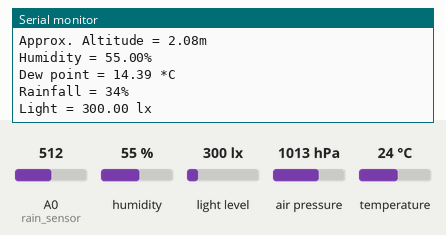
Simulated run of this sketch. Board: Arduino Uno, built with avr-gcc and run on an emulated ATmega328P. Shown: the last lines printed to the serial monitor. Inputs (shaded band) come from the test bench; at power-on: humidity 55 %, A0 (rain_sensor) = 512, light level 300 lx, air pressure 1013 hPa, temperature 24 °C. No radio packets arrive unless stated.

Above: at 1.2 s.
1.3 s: humidity set to 22 %
7.3 s: A0 (rain_sensor) set to 716
At 11.6 s:
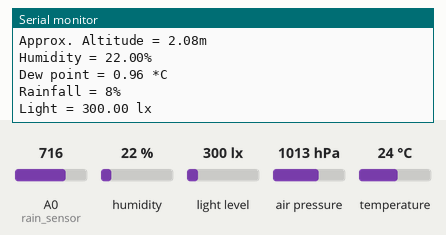
13.3 s: light level set to 40 lx
19.3 s: air pressure set to 952 hPa
At 20.9 s:
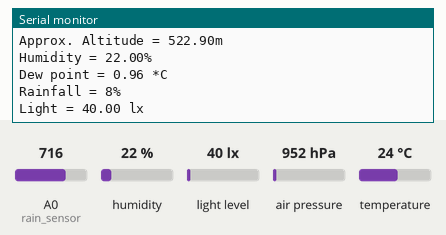
25.3 s: A0 (rain_sensor) set to 992
At 31.1 s:
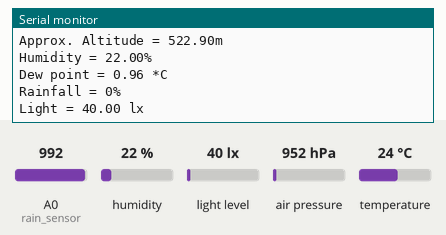
31.3 s: temperature set to 12 °C
Timing chart, 0 to 34.3 s (numbered marks = the images above; inputs shaded):
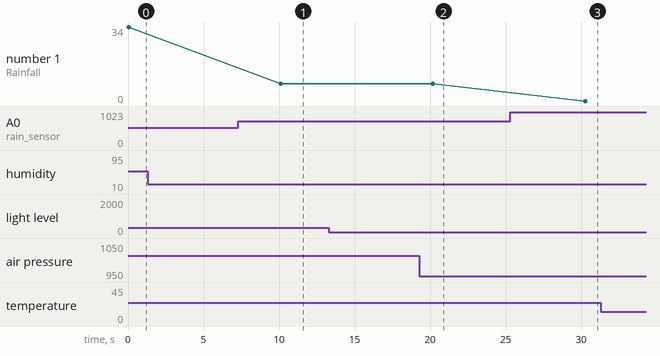

The sketch:

LoRaSendTest.ino
```cpp
#include <Wire.h>
#include <SPI.h>
#include <LoRa.h>
#include <Adafruit_Sensor.h>
#include <Adafruit_BME280.h>
#include <BH1750.h>       // adds BH1750 library file

#define SS 10
#define RST 9
#define DI0 2

#define TX_P 17
#define ENCRYPT 0x88

#define BAND 433E6
#define rain_sensor A0

#define SEALEVELPRESSURE_HPA (1013.25)  // Please replace it with the current sea level pressure at your location
Adafruit_BME280 bme;

BH1750 lightMeter;

String LoRaMessage = "";
char device_id[12] = "MyDevice123";

void setup()
{
  Serial.begin(115200);
  Wire.begin();
  lightMeter.begin();

  pinMode (rain_sensor, INPUT);

  while (!Serial);

  Serial.println(F("LoRa Sender"));

  LoRa.setPins(SS, RST, DI0);
  //LoRa.setTxPower(TX_P);

  while (!LoRa.begin(BAND))
  {
    Serial.println(F("Starting LoRa failed!"));
  }

  LoRa.setSyncWord(ENCRYPT);
  LoRa.setSpreadingFactor(12);

  while (!bme.begin(0x76))
  {
    Serial.println("Could not find a valid BME280 sensor, check wiring!");
  }
}

void loop()
{
  float temperature = bme.readTemperature();
  float pressure = bme.readPressure() / 100.0F;
  float altitude = bme.readAltitude(SEALEVELPRESSURE_HPA);
  float humidity = bme.readHumidity();

  double dewPoint = dewPointFast(temperature, humidity);

  int rainfall = map(analogRead(rain_sensor), 780, 0, 0, 100);
  if (rainfall >= 100)
  {
    rainfall = 100;
  }
  if (rainfall <= 0)
  {
    rainfall = 0;
  }

  float lux = lightMeter.readLightLevel();

  Serial.print(F("Device ID: "));
  Serial.println(device_id);

  Serial.print(F("Temperature = "));
  Serial.print(temperature);
  Serial.println(F("*C"));

  Serial.print(F("Pressure = "));
  Serial.print(pressure);
  Serial.println(F("hPa"));

  Serial.print(F("Approx. Altitude = "));
  Serial.print(altitude);
  Serial.println(F("m"));

  Serial.print(F("Humidity = "));
  Serial.print(humidity);
  Serial.println(F("%"));

  Serial.print(F("Dew point = "));
  Serial.print(dewPoint);
  Serial.println(F(" *C"));

  Serial.print(F("Rainfall = "));
  Serial.print(rainfall);
  Serial.println(F("%"));

  Serial.print(F("Light = "));
  Serial.print(lux);
  Serial.println(F(" lx"));

  LoRaMessage = String(device_id) + "/" + String(temperature) + "&" + String(pressure)
                + "#" + String(altitude) + "@" + String(humidity) + "$" + String(dewPoint)
                + "^" + String(rainfall) + "!" + String(lux);

  // send packet
  LoRa.beginPacket();
  LoRa.print(LoRaMessage);
  LoRa.endPacket();
  Serial.println();
  delay(10000);
}


double dewPointFast(double celsius, double humidity)
{
  double a = 17.271;
  double b = 237.7;
  double temp = (a * celsius) / (b + celsius) + log(humidity * 0.01);
  double Td = (b * temp) / (a - temp);
  return Td;
}
```

Measured:
- after the input at 7.3 s, the serial monitor: prints a new line after 2.8 s (image 1)
- after the input at 19.3 s, the serial monitor: prints a new line after 0.88 s (image 2)
- after the input at 25.3 s, the serial monitor: prints a new line after 5.0 s (image 3)
- plotted number 1: 34 → 8 after the input at 7.3 s, 8 → 0 after the input at 25.3 s
